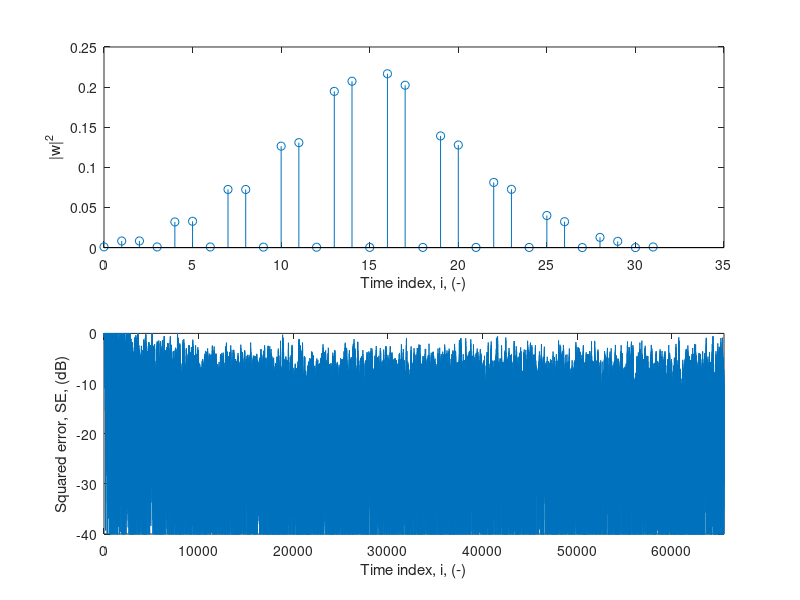

MATLAB code for this plot:

clear ;
clear functions ;
clf ;

Nbits      =  2^16 ;  % (-), number of bits per user.
mu         =  2^(-10) ;  % (-), LMS adaptation constant
Npoints_w  =  2^5 ;  % (-), number of points in w
D          =  2^4 ;  % (T-spaced samples), Decoding delay
sigman1    =  10^(-4) ;

% transmitter data
d1    =   ( 2 * ( rand(1,Nbits) < 0.5 ) - 1 ) ;

% channel
h = [ 1  1    1    0   ] ;
%h = [ 1  0.5  0.3  0.2 ] ;
%h = [ 0  1    0    0   ] ; 
% h = [ 1  0    0    0   ] ; 
%h = [ 1  0    0    0   ] ; 

% received signal
s1 = conv(h,d1) ;

% generate noise
n1  =  sqrt(sigman1) * randn(1,length(s1)) ;

% add noise
r1  =  s1 + n1 ;

w   =  zeros(1,Npoints_w) ;
rn  =  zeros(1,Npoints_w) ;

% Make a vector to hold all the errors.
errors1   =   0 * d1 ;

% Implement the LMS algorithm in this loop.
for i  =  1 : length(r1) ,
    if   ( 1 <= (i-D) )  &&  ( (i-D) <= length(d1) )  ,

        rn  =  [ r1(i)  rn( 1 : (Npoints_w-1) ) ] ;
        u1  =  w * (rn .') ;

        e1  =  d1( i - D ) - u1 ;
        errors1(i-D) = e1 ;

        w   =   w  +  mu * e1 * rn ;
    end
end

iw = [ 0 : (length(w)-1) ] ;

subplot(211) ;
stem(iw,abs(w).^2,'o') ;
ylabel('|w|^2') ;
xlabel('Time index, i, (-)') ;
    
subplot(212) ;
se_db  =  20 * log10(abs(errors1)) ;
plot(se_db) ;
axis ( [ 0 (Nbits-1) -40 0] ) ;
ylabel('Squared error, SE, (dB)') ;
xlabel('Time index, i, (-)') ;
